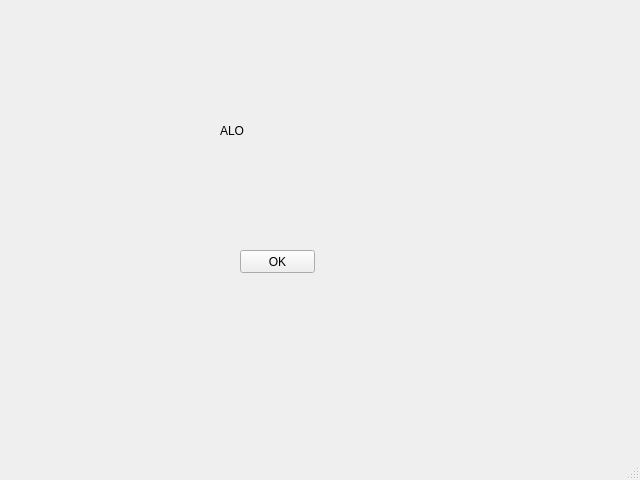
<?xml version="1.0" encoding="UTF-8"?>
<ui version="4.0">
 <class>MainWindow</class>
 <widget class="QMainWindow" name="MainWindow">
  <property name="geometry">
   <rect>
    <x>0</x>
    <y>0</y>
    <width>640</width>
    <height>480</height>
   </rect>
  </property>
  <property name="windowTitle">
   <string>MainWindow</string>
  </property>
  <widget class="QWidget" name="centralwidget">
   <widget class="QPushButton" name="btnClick">
    <property name="geometry">
     <rect>
      <x>240</x>
      <y>250</y>
      <width>75</width>
      <height>23</height>
     </rect>
    </property>
    <property name="text">
     <string>OK</string>
    </property>
   </widget>
   <widget class="QLabel" name="txtLb">
    <property name="geometry">
     <rect>
      <x>220</x>
      <y>90</y>
      <width>81</width>
      <height>81</height>
     </rect>
    </property>
    <property name="text">
     <string>ALO</string>
    </property>
   </widget>
  </widget>
  <widget class="QMenuBar" name="menubar">
   <property name="geometry">
    <rect>
     <x>0</x>
     <y>0</y>
     <width>640</width>
     <height>21</height>
    </rect>
   </property>
  </widget>
  <widget class="QStatusBar" name="statusbar"/>
 </widget>
 <resources/>
 <connections/>
</ui>
